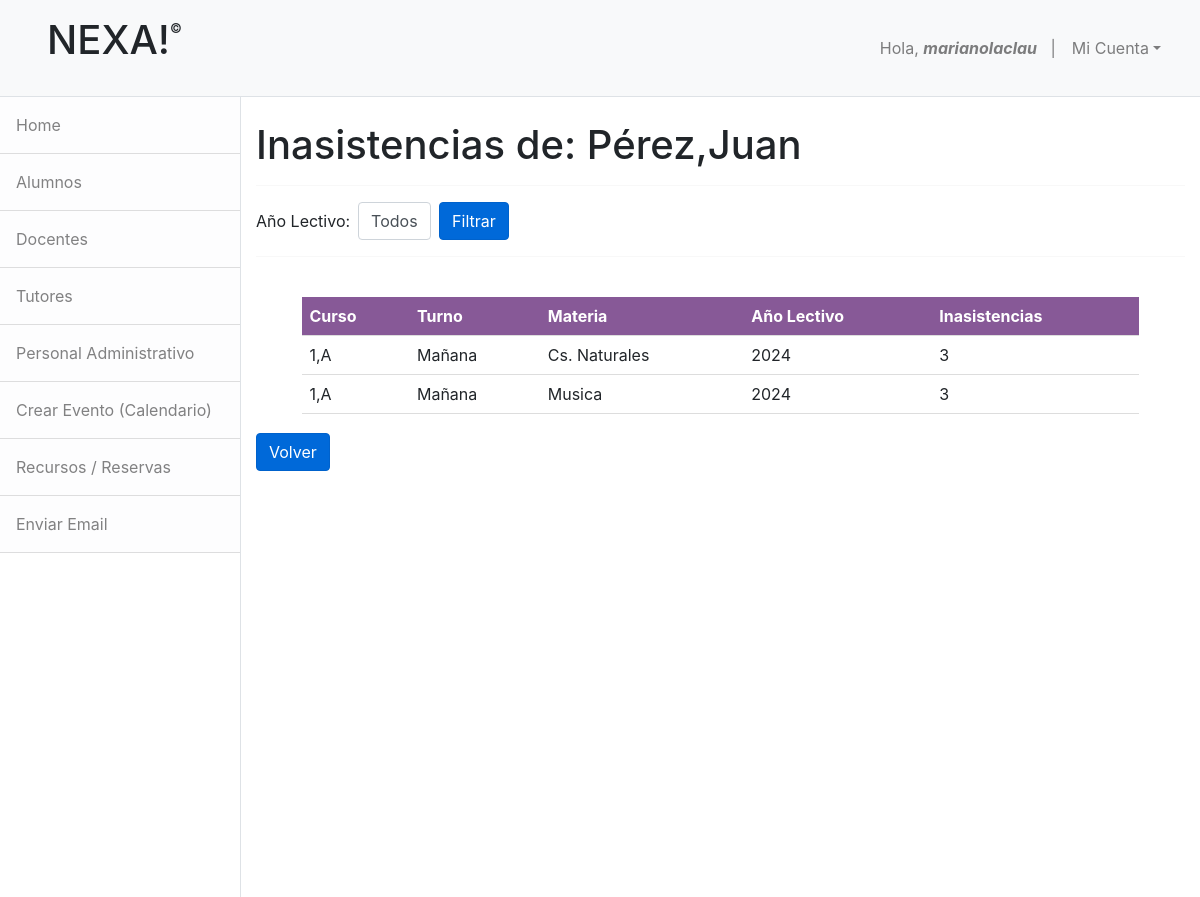
The page /ver_inasistencias/1/ (signed in) on the database as committed earlier.
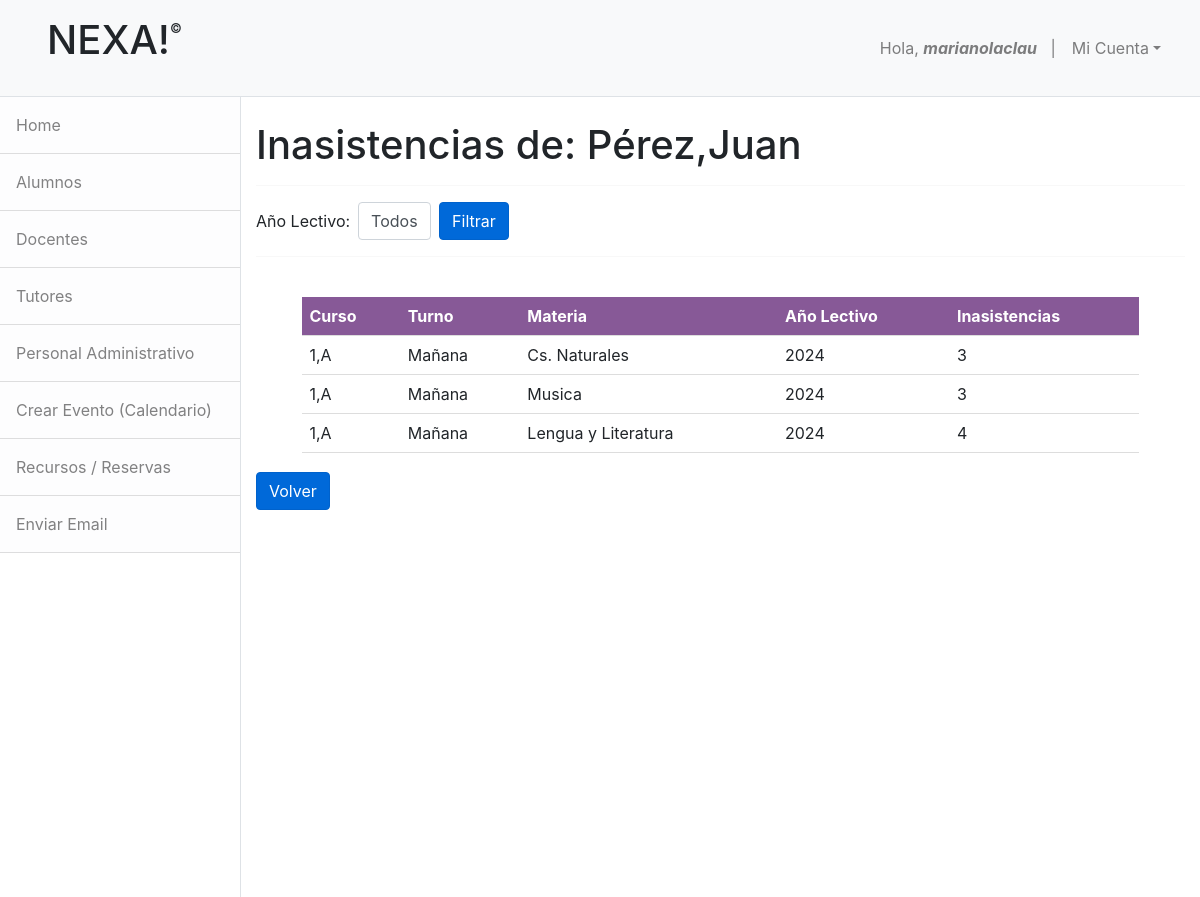
The same page on the database as committed later.
### apps/docentes/models.py (models this page shows, shortened)
class Asistencias(models.Model):
    alumno = models.ForeignKey('alumno.Alumno',on_delete=models.CASCADE)
    curso = models.ForeignKey('inscripciones.Curso',on_delete=models.CASCADE)
    inasistencias = models.IntegerField()
    año_lectivo = models.IntegerField(default=datetime.now().year)
    turno = models.ForeignKey('administracion.Turno',on_delete=models.CASCADE)
    materia = models.ForeignKey('inscripciones.Materia',on_delete=models.CASCADE)

### apps/inscripciones/models.py (models this page shows)
class Curso(models.Model):
    año = models.CharField(max_length=20,null=False,blank=False)
    division = models.CharField(max_length=20,null=False,blank=False)
    def __str__(self):
        return f"{self.año},{self.division}"

class Materia(models.Model):
    nombre = models.CharField(max_length=50,null=False,blank=False)
    curso = models.ForeignKey(Curso,on_delete=models.CASCADE)
    def __str__(self):
        return self.nombre

### apps/administracion/models.py (models this page shows)
class Turno(models.Model):
    turno = models.CharField(max_length=50,null=False,blank=False)
    def __str__(self):
        return self.turno

### apps/alumno/views.py (the view)
# urls.py: path('ver_inasistencias/<int:pk>/',VerInasistencias.as_view(),name='ver_inasistencias'),
class VerInasistencias(LoginRequiredMixin, ListView):
    model = Asistencias
    template_name = 'alumno/ver_inasistencias.html'
    context_object_name = 'inasistencias'
    def get_queryset(self):
        alumno_id = self.kwargs.get('pk')
        queryset = Asistencias.objects.filter(alumno_id=alumno_id)
        año_lectivo = self.request.GET.get('año_lectivo')
        if año_lectivo:
            queryset = queryset.filter(año_lectivo=año_lectivo)
        return queryset
    def get_context_data(self, **kwargs):
        context = super().get_context_data(**kwargs)
        alumno_id = self.kwargs.get('pk')
        context['alumno'] = get_object_or_404(Alumno, id=alumno_id)
        context['años_lectivos'] = Calificaciones.objects.filter(alumno_id=alumno_id).values_list('año_lectivo', flat=True).distinct()
        context['año_lectivo_seleccionado'] = self.request.GET.get('año_lectivo', '')
        return context

### apps/alumno/models.py (called while the page is built)
    def __str__(self):
        return f"{self.apellido},{self.nombre}"

### apps/alumno/templates/alumno/ver_inasistencias.html (shortened to what this page needs)
{% extends 'base.html' %}
{% block nav %}
    {% include 'administracion/base_admin.html' %}
{% endblock %}
{% block content %}
    <div class="container mt-4">
        <h1>Inasistencias de: {{ alumno }}</h1>
        <hr>
        <form method="get" class="form-inline mb-3">
            <label for="año_lectivo" class="mr-2">Año Lectivo:</label>
            <select id="año_lectivo" name="año_lectivo" class="form-control mr-2">
                <option value="">Todos</option>
            </select>
            <button type="submit" class="btn btn-primary">Filtrar</button>
        </form>
        <hr>
        <br>
        <table >
            <thead>
                <tr>
                    <th>Curso</th>
                    <th>Turno</th>
                    <th>Materia</th>
                    <th>Año Lectivo</th>
                    <th>Inasistencias</th>
                </tr>
            </thead>
            <tbody>
                {% for falta in inasistencias %}
                <tr>
                    <td>{{ falta.curso }}</td>
                    <td>{{ falta.turno }}</td>
                    <td>{{ falta.materia }}</td>
                    <td>{{ falta.año_lectivo }}</td>
                    <td>{{ falta.inasistencias }}</td>
                </tr>
                {% empty %}
                <tr>
                    <td colspan="6" class="text-center">No hay inasistecias registradas para este alumno.</td>
                </tr>
                {% endfor %}
            </tbody>
        </table>
        <a href="{% url 'ver_alumno' pk=alumno.id %}" class="btn btn-primary">Volver</a>
    </div>
{% endblock %}

Rows that differ between the two databases and show on the page:
added Asistencias: curso "1,A", turno "Mañana", materia "Lengua y Literatura", año_lectivo "2024", inasistencias "4"
